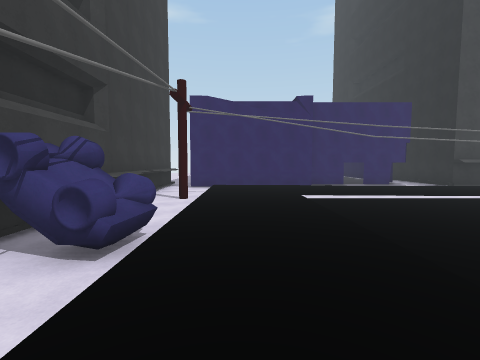
view 1 (above)

18 first-person views from a walk through a scene from a Unity 3-D project. The camera is 1.5 m above the floor, tilts 4° down and sees 90° across. The floor is counted in squares, 2 m on a side. Each view is taken from the middle of a square. On the plan, view 1 faces up. The plan holds only what a view shows up to about 9 squares ahead; the rest is blank. The place goes on beyond the plan. The player character is not drawn.

view 2
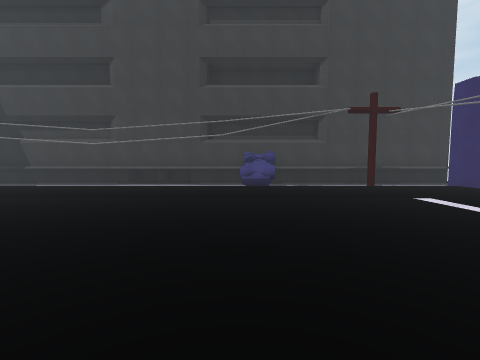

view 3
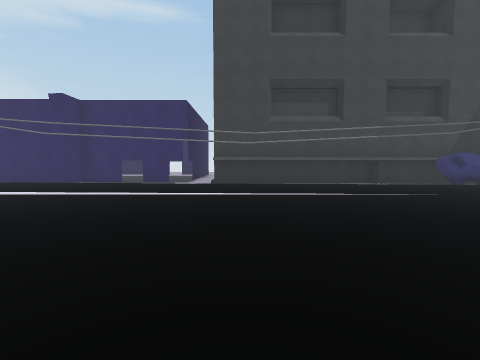

view 4
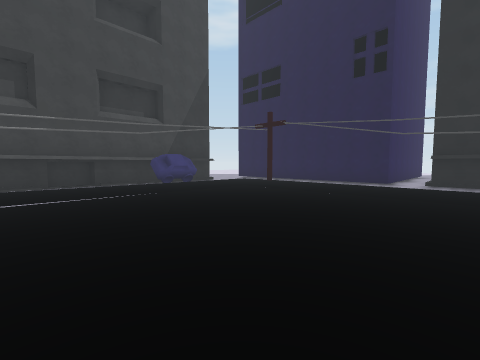

view 5
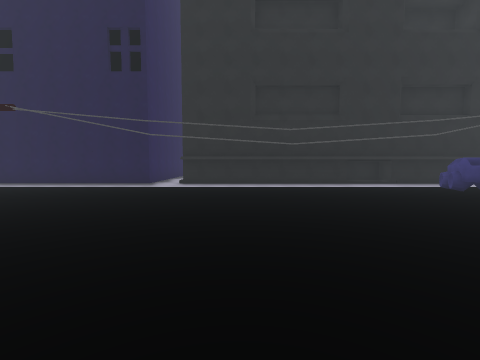

view 6
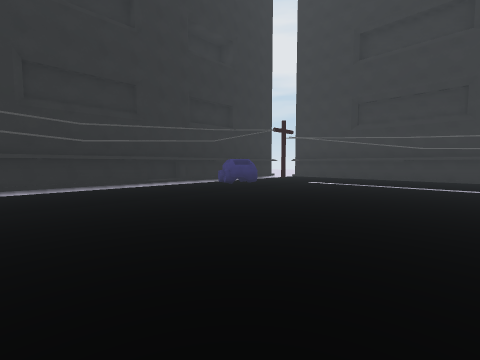

view 7
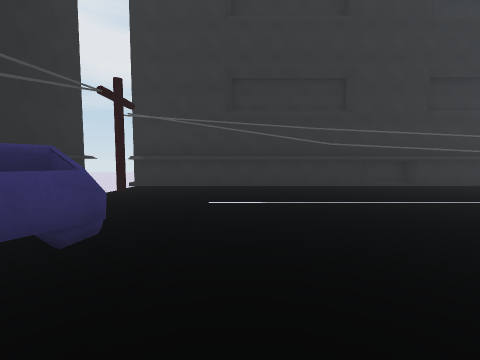

view 8
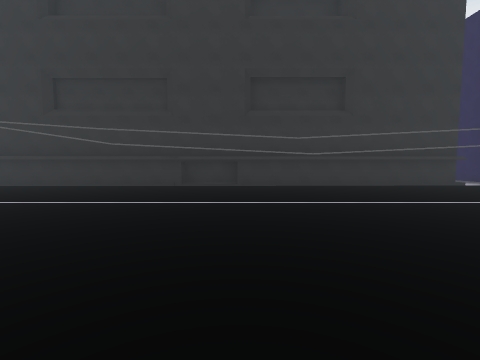

view 9
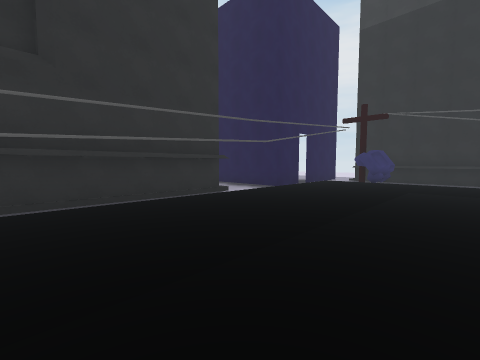

view 10
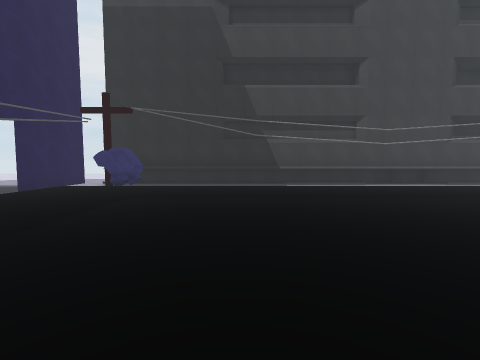

view 11
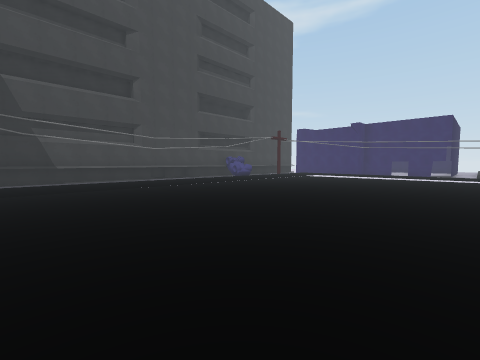

view 12
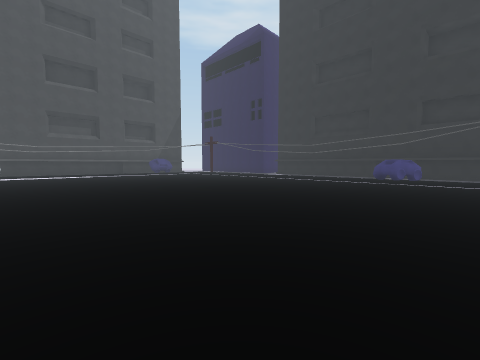

view 13
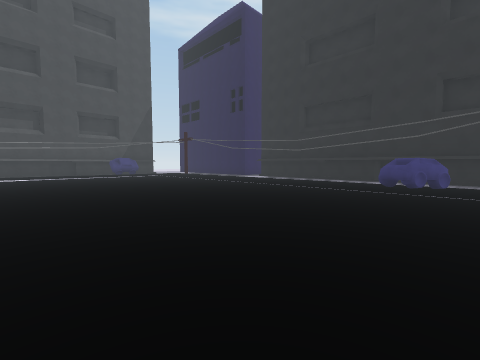

view 14
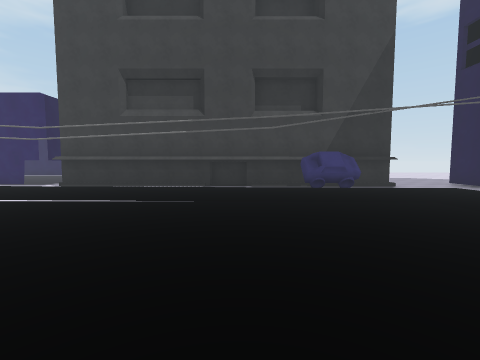

view 15
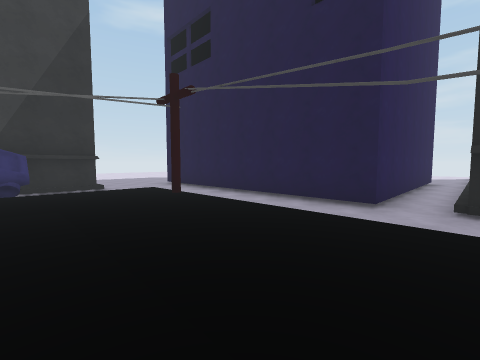

view 16
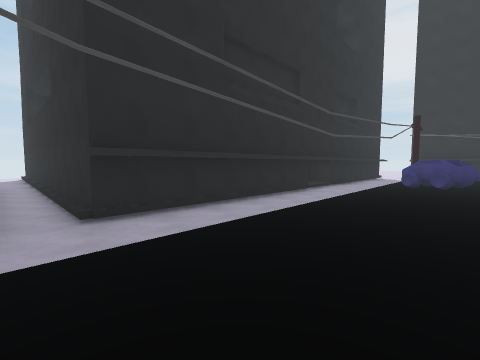

view 17
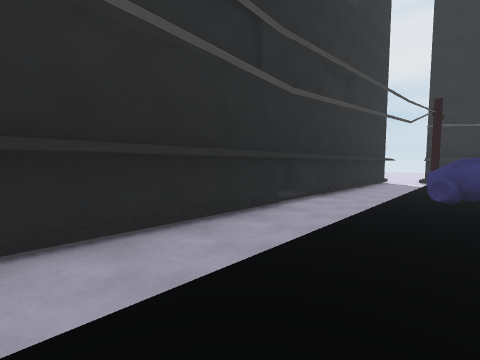

view 18
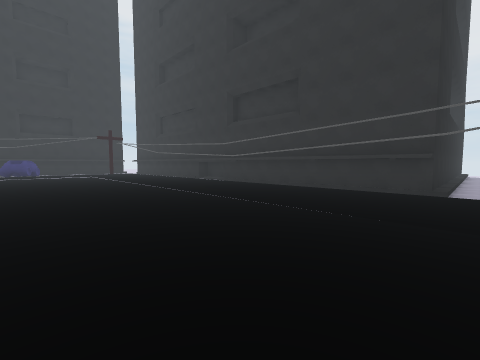

### Floor plan
Key: @ floor where view 1 was taken; # wall or solid block; . main floor; : floor 0.25 m higher than the main floor; / step, stairs or slope; B building; P pole; O other object.
Columns run from 3 left of view 1 to 27 right of it. Each row starts with its distance up from view 1.
  9 #.####    .BBBBBBBBOOBB..#
  8 #./:://////////////OO///.#
  7 #./:::::::::::::::::::::.#
  6 #.P::::::::::::::::::::P.#
  5 #./::................:::.#
  4 #./::................:::.#
  3 #OO::................:::.######
  2 #O/::................:::.......
  1 #./::................:::.BBBBBB
  0 #./@:................:::.B
 -1 #./::................:::.B
 -2 #./::................:::.B
 -3 #./::................:::.B
 -4 #./::................:::.B
 -5 #./::................:::.B
 -6 #./::................:O:.:B
 -7 #./::................OO:.BB
 -8 #./::................:::.BB
 -9 #./::///////.........:::.B
-10 #.O:::::::::::::::::::::.B
-11 #OP::::::::::::::::::::P.B
-12 /.//////::::::::::::::::.B
-13 .#####.########.########..
-14      #.#      ###
-15      #.#
-16       .#
-17       .#
-18       .#

Where each view was taken, in squares from view 1:
view 1: 0 up, 0 right, facing up
view 2: 2 up, 6 right, facing left
view 3: 0 up, 9 right, facing up
view 4: 0 up, 12 right, facing up-right
view 5: 1 down, 13 right, facing right
view 6: 1 down, 13 right, facing down-right
view 7: 5 down, 17 right, facing down
view 8: 5 down, 11 right, facing down
view 9: 8 down, 8 right, facing down-left
view 10: 7 down, 6 right, facing left
view 11: 7 down, 8 right, facing up-left
view 12: 9 down, 8 right, facing up-right
view 13: 8 down, 11 right, facing up-right
view 14: 1 up, 14 right, facing up
view 15: 1 up, 17 right, facing up-right
view 16: 2 up, 18 right, facing down-right
view 17: 1 down, 19 right, facing down-right
view 18: 6 down, 3 right, facing down-right
